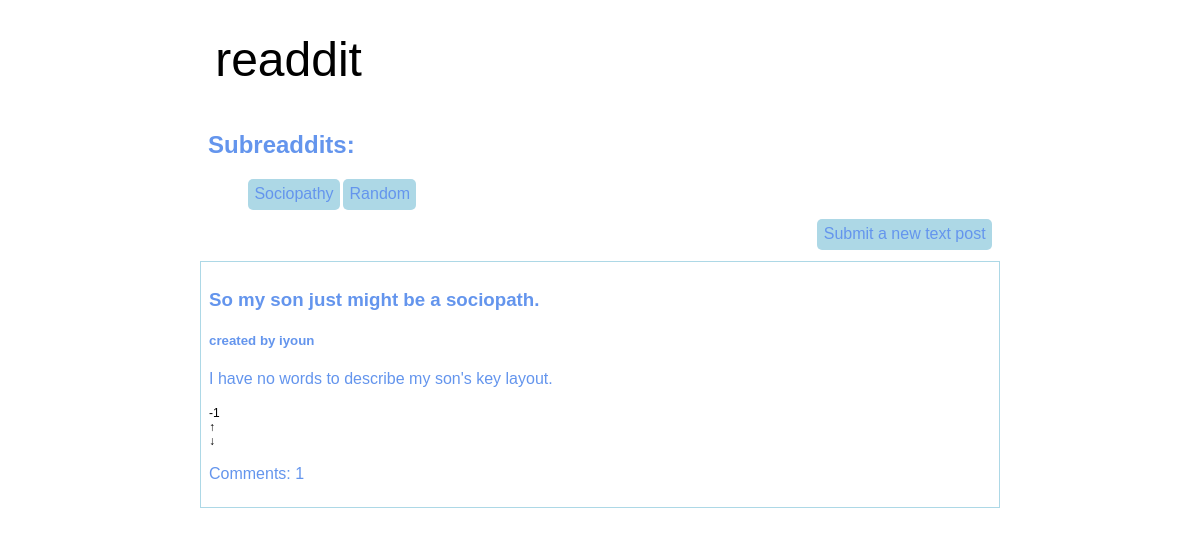
The app's page /r/Sociopathy/ with its own data.
### tables this page shows
CREATE TABLE posts (
    poid INTEGER PRIMARY KEY,
    title TEXT NOT NULL,
    description TEXT NOT NULL,
    user TEXT NOT NULL,
    created_ts REAL NOT NULL,
    votes REAL,
    subreaddit TEXT NOT NULL
);

### old_readdit.py (the view)
@app.route("/r/<subreaddit>/")
def show_subreaddit(subreaddit):
    con = sqlite3.connect(DB_FILE) #connects to the databse
    res = con.execute( #gets data about all posts that are under specified subreaddit
        """
        SELECT poid, title, description, user, created_ts, votes, subreaddit
        FROM posts
        WHERE subreaddit = ?
        ORDER BY votes DESC;
        """,
        (subreaddit,),
    )
    res_subreaddit = con.execute( #gets data about all subreaddits by descreasing order by votes
        """
        SELECT subreaddit
        FROM posts
        ORDER BY votes DESC;
        """
    )
    posts_data = []
    subreaddit_data = []
    for row in res: # for each row in the result, takes information and assigns each column to a key in a dictionary
        res_COM = con.execute(
        '''
        SELECT COUNT(*) FROM comments where poid =?;
        ''',
        (row[0],),
    )
        d = {
            'poid': row[0],
            'title': row[1],
            'description': row[2],
            'user': row[3],
            'created_ts': row[4],
            'votes': int(row[5]),
            'comments': res_COM.fetchone()[0]
        }
        posts_data.append(d)
    for row in res_subreaddit:
        subreaddit_data.append(row[0]) #adds subreaddit data to the lsit subreaddit_data
    con.close()
    return flask.render_template(
        'old_readdit.html',
        posts_data = posts_data,
        subreaddit_data = set(subreaddit_data) #converts list to a set so that it doesn't relist any subreaddits
    )

### templates/old_readdit.html (shortened to what this page needs)
<!doctype html>
<html>
<head>
    <link rel="stylesheet" href = '/static/old_readdit.css'>
</head>
<body>
    <div class="logo-header">
        <h1><a href='/'>readdit</a></h1>
    </div>
    <div class = "subreaddit-bar">
        <h2>Subreaddits:</h2>
        <ul>
            {% for subreaddit in subreaddit_data %}
            <li class = 'subreaddit-btn'><a href="/r/{{ subreaddit }}/">{{ subreaddit }}</a></li>
            {% endfor %}
        </ul>
    </div>
    <div class="submit-post">
        <ul>
            <li class="btn submit"><a href="/newpost/">Submit a new text post</a></li>
        </ul>
    </div>
    <br>
    <div class="post-list">
        {% for post in posts_data %}
        <div class="post">
            <h3 class="post-title"><a href='/post/{{ post["poid"] }}/'>{{post['title']}}</a></h3>
            <h5 class="post-metadata">created by {{post['user']}}</h5>
            <p class="post-description">{{post['description']}}</p>
            <ul>
                <li class ="vote">{{post["votes"]}}</li>
                <li class="btn vote"><a href="/post/{{ post["poid"] }}/upvote/">↑</a></li>
                <li class="btn vote"><a href="/post/{{ post["poid"] }}/downvote/">↓</a></li>
            </ul>
            <p class="post-comments">Comments: {{post['comments']}}</p>
        </div>
        {% endfor %}
    </div>
</body>
</html>

### static/old_readdit.css (style rules this page uses)
body { font-family: "Helvetica", sans-serif; max-width: 50rem; padding: 1em; margin: auto; background: white; color: cornflowerblue; }
body>div { padding: 0.5em; margin-top: 0.5em; margin-bottom: 0.5em; }
div.logo-header { text-align: left; overflow: auto; background: none; color: black; }
div.logo-header a { text-decoration: none; color: inherit; }
.post-title a { text-decoration: none; color: inherit; }
.post-list { border: 1px solid lightblue; }
div.submit-post a { text-decoration: none; color: inherit; background-color: lightblue; border-radius: 5px; padding: 0.4em; float: right; }
div.submit-post li { list-style-type: none; }
div.logo-header h1 { font-family: 'Nunito', sans-serif; font-weight: normal; font-size: 36pt; display: inline-block; width: auto; margin: auto; padding-top: 0; padding-bottom: 0; padding-left: 0.15em; padding-right: 0.3em; }
.post ul { padding-top: 0.1em; padding: 0; margin: 0; margin-top: 0.2em; font-size: 80%; display: inline-block; text-transform: uppercase; font-variant: small-caps; font-size: 75%; }
.vote { color: black; }
.post li { list-style-type: none; }
.post li a { text-decoration: none; color: inherit; }
.subreaddit-btn { float: left; list-style: none; text-align: center; padding: 0.4em; margin-right: 0.2em; background-color: lightblue; color: cornflowerblue; border-radius: 5px; }
.subreaddit-btn a { text-decoration: none; color: inherit; }

### records on screen
posts: subreaddit "Sociopathy", title "So my son just might be a sociopath.", user "iyoun", description "I have no words to describe my son's key layout.", votes "-1", comments "1"
posts: subreaddit "Random"
